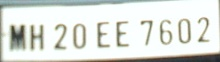
#> input picture vehicle_access_control/debug_number_plate.jpg, 220 x 62 px
$ python -i preprocess_image.py   (imports and definitions only)
#> lines starting #> are read from the running program, lines starting #| are printed output that depends on the picture
#> further down, picture is the input picture: shape (62, 220, 3); mean B, G, R 219.2, 224.6, 220.9
import cv2

def preprocess_image(image):
    # Convert to grayscale
    gray = cv2.cvtColor(image, cv2.COLOR_BGR2GRAY)
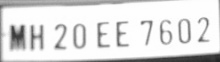
#> gray: shape (62, 220); min 38, max 255, mean 222.9

    # Reduce noise
    blurred = cv2.GaussianBlur(gray, (5, 5), 0)
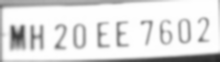
#> blurred: shape (62, 220); min 39, max 254, mean 223.2

    # Edge detection
    edged = cv2.Canny(blurred, 50, 150)
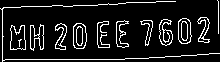
#> edged: shape (62, 220); 11.3% white in thin lines or dots
    return edged

>>> import cv2
>>> picture = cv2.imread('../debug_number_plate.jpg')
>>> result = preprocess_image(picture)
